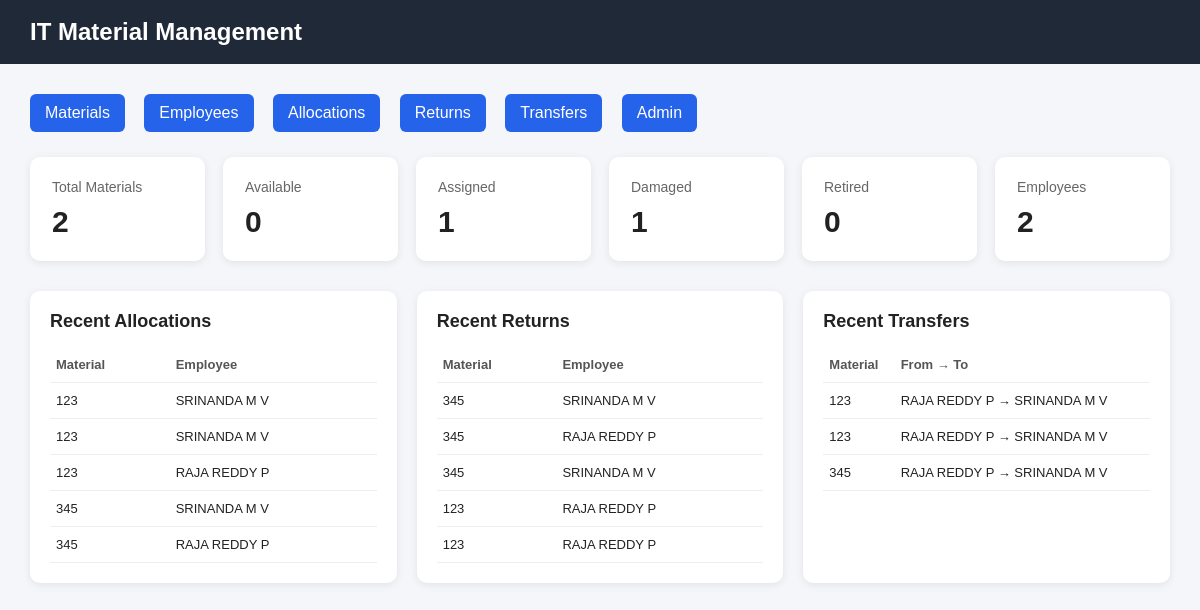
The page / on the database its author committed.
### inventory/models.py (models this page shows, shortened)
class AssetAllocation(models.Model):
    STATUS_CHOICES = [
        ("ALLOCATED", "Allocated"),
        ("RETURNED", "Returned"),
    ]
    material = models.ForeignKey(
        Material,
        on_delete=models.PROTECT,
        related_name="allocations"
    )
    employee = models.ForeignKey(
        Employee,
        on_delete=models.PROTECT,
        related_name="asset_allocations"
    )
    allocation_date = models.DateField()
    location = models.CharField(max_length=100, blank=True)
    remarks = models.TextField(blank=True)
    status = models.CharField(
        max_length=20,
        choices=STATUS_CHOICES,
        default="ALLOCATED"
    )
    created_at = models.DateTimeField(auto_now_add=True)
    updated_at = models.DateTimeField(auto_now=True)

class Material(models.Model):
    MATERIAL_TYPES = [
        ("ASSET", "Asset"),
        ("CONSUMABLE", "Consumable"),
    ]
    STATUS_CHOICES = [
        ("AVAILABLE", "Available"),
        ("ASSIGNED", "Assigned"),
        ("DAMAGED", "Damaged"),
        ("RETIRED", "Retired"),
    ]
    CRITICALITY_CHOICES = [
        ("LOW", "Low"),
        ("MEDIUM", "Medium"),
        ("HIGH", "High"),
        ("CRITICAL", "Critical"),
    ]
    CONDITION_CHOICES = [
        ("NEW", "New"),
        ("GOOD", "Good"),
        ("FAIR", "Fair"),
        ("DAMAGED", "Damaged"),
    ]
    material_code = models.CharField(max_length=50, unique=True)
    material_name = models.CharField(max_length=200)
    category = models.CharField(max_length=100)
    brand = models.CharField(max_length=100, blank=True)
    model = models.CharField(max_length=100, blank=True)
    serial_number = models.CharField(
        max_length=100,
        blank=True
    )
    data_port_no = models.CharField(
        max_length=100,
        blank=True
    )
    processor = models.CharField(
        max_length=200,
        blank=True
    )
    ram = models.CharField(
        max_length=50,
        blank=True
    )
    storage = models.CharField(
        max_length=100,
        blank=True
    )
    project_manager = models.CharField(
        max_length=200,
        blank=True
    )
    company_name = models.CharField(
        max_length=200,
        blank=True
    )
    operating_system = models.CharField(
        max_length=100,
        blank=True
    )
    oem = models.CharField(
        max_length=100,
        blank=True
    )
    cpu_asset_no = models.CharField(
        max_length=100,
        blank=True
    )
    location = models.CharField(
        max_length=100,
        blank=True
    )
    criticality = models.CharField(
        max_length=20,
        choices=CRITICALITY_CHOICES,
        default="MEDIUM"
    )
    customer_data = models.BooleanField(
        default=False
    )
    material_type = models.CharField(
        max_length=20,
        choices=MATERIAL_TYPES,
        default="ASSET"
    )
    unit = models.CharField(
        max_length=20,
        default="PCS"
    )
    purchase_date = models.DateField(
        null=True,
        blank=True
    )
    purchase_price = models.DecimalField(
        max_digits=12,
        decimal_places=2,
        default=0
    )
    vendor = models.CharField(
        max_length=200,
        blank=True
    )
    invoice_number = models.CharField(
        max_length=100,
        blank=True
    )
    po_number = models.CharField(
        max_length=100,
        blank=True
    )
    warranty_months = models.PositiveIntegerField(
        default=0
    )
    condition = models.CharField(
        max_length=20,
        choices=CONDITION_CHOICES,
        default="GOOD"
    )
    status = models.CharField(
        max_length=20,
        choices=STATUS_CHOICES,
        default="AVAILABLE"
    )
    remarks = models.TextField(
        blank=True
    )
    active = models.BooleanField(
        default=True
    )
    created_at = models.DateTimeField(
        auto_now_add=True
    )
    updated_at = models.DateTimeField(
        auto_now=True
    )

class Employee(models.Model):
    STATUS_CHOICES = [
        ("ACTIVE", "Active"),
        ("INACTIVE", "Inactive"),
    ]
    employee_id = models.CharField(max_length=50, unique=True)
    employee_name = models.CharField(max_length=200)
    department = models.CharField(max_length=100, blank=True)
    designation = models.CharField(max_length=100, blank=True)
    company = models.CharField(max_length=200, blank=True)
    location = models.CharField(max_length=100, blank=True)
    email = models.EmailField(blank=True)
    mobile = models.CharField(max_length=20, blank=True)
    status = models.CharField(
        max_length=20,
        choices=STATUS_CHOICES,
        default="ACTIVE"
    )
    created_at = models.DateTimeField(auto_now_add=True)
    updated_at = models.DateTimeField(auto_now=True)

class AssetReturn(models.Model):
    RETURN_CONDITION_CHOICES = [
        ("GOOD", "Good"),
        ("DAMAGED", "Damaged"),
    ]
    allocation = models.ForeignKey(
        AssetAllocation,
        on_delete=models.PROTECT,
        related_name="returns"
    )
    return_date = models.DateField()
    condition = models.CharField(
        max_length=20,
        choices=RETURN_CONDITION_CHOICES,
        default="GOOD"
    )
    remarks = models.TextField(blank=True)
    created_at = models.DateTimeField(auto_now_add=True)

class AssetTransfer(models.Model):
    material = models.ForeignKey(
        Material,
        on_delete=models.PROTECT,
        related_name="transfers"
    )
    from_employee = models.ForeignKey(
        Employee,
        on_delete=models.PROTECT,
        related_name="transfers_from"
    )
    to_employee = models.ForeignKey(
        Employee,
        on_delete=models.PROTECT,
        related_name="transfers_to"
    )
    transfer_date = models.DateField()
    from_location = models.CharField(max_length=100, blank=True)
    to_location = models.CharField(max_length=100, blank=True)
    remarks = models.TextField(blank=True)
    created_at = models.DateTimeField(auto_now_add=True)

### inventory/views.py (the view)
# urls.py: path("", dashboard, name="dashboard"),
def dashboard(request):
    materials = Material.objects.filter(active=True)
    context = {
        "total_materials": materials.count(),
        "available_materials": materials.filter(
            status="AVAILABLE"
        ).count(),
        "assigned_materials": materials.filter(
            status="ASSIGNED"
        ).count(),
        "damaged_materials": materials.filter(
            status="DAMAGED"
        ).count(),
        "retired_materials": materials.filter(
            status="RETIRED"
        ).count(),
        "total_employees": Employee.objects.filter(
            status="ACTIVE"
        ).count(),
        "recent_allocations": AssetAllocation.objects.select_related(
            "material",
            "employee"
        ).order_by("-created_at")[:5],
        "recent_returns": AssetReturn.objects.select_related(
            "allocation__material",
            "allocation__employee"
        ).order_by("-created_at")[:5],
        "recent_transfers": AssetTransfer.objects.select_related(
            "material",
            "from_employee",
            "to_employee"
        ).order_by("-created_at")[:5],
    }
    return render(
        request,
        "inventory/dashboard.html",
        context
    )

### inventory/templates/inventory/dashboard.html (shortened to what this page needs)
<!DOCTYPE html>
<html lang="en">
<head>
</head>
<body>
<div class="header">
    IT Material Management
</div>
<div class="container">
    <div class="menu">
        <a href="/admin/inventory/material/">Materials</a>
        <a href="/admin/inventory/employee/">Employees</a>
        <a href="/admin/inventory/assetallocation/">Allocations</a>
        <a href="/admin/inventory/assetreturn/">Returns</a>
        <a href="/admin/inventory/assettransfer/">Transfers</a>
        <a href="/admin/">Admin</a>
    </div>
    <div class="cards">
        <div class="card">
            <div class="card-title">Total Materials</div>
            <div class="card-number">{{ total_materials }}</div>
        </div>
        <div class="card">
            <div class="card-title">Available</div>
            <div class="card-number">{{ available_materials }}</div>
        </div>
        <div class="card">
            <div class="card-title">Assigned</div>
            <div class="card-number">{{ assigned_materials }}</div>
        </div>
        <div class="card">
            <div class="card-title">Damaged</div>
            <div class="card-number">{{ damaged_materials }}</div>
        </div>
        <div class="card">
            <div class="card-title">Retired</div>
            <div class="card-number">{{ retired_materials }}</div>
        </div>
        <div class="card">
            <div class="card-title">Employees</div>
            <div class="card-number">{{ total_employees }}</div>
        </div>
    </div>
    <div class="sections">
        <div class="section">
            <h2>Recent Allocations</h2>
            <table>
                <tr>
                    <th>Material</th>
                    <th>Employee</th>
                </tr>
                {% for allocation in recent_allocations %}
                <tr>
                    <td>{{ allocation.material.material_code }}</td>
                    <td>{{ allocation.employee.employee_name }}</td>
                </tr>
                {% empty %}
                <tr>
                    <td colspan="2">No allocations found</td>
                </tr>
                {% endfor %}
            </table>
        </div>
        <div class="section">
            <h2>Recent Returns</h2>
            <table>
                <tr>
                    <th>Material</th>
                    <th>Employee</th>
                </tr>
                {% for item in recent_returns %}
                <tr>
                    <td>{{ item.allocation.material.material_code }}</td>
                    <td>{{ item.allocation.employee.employee_name }}</td>
                </tr>
                {% empty %}
                <tr>
                    <td colspan="2">No returns found</td>
                </tr>
                {% endfor %}
            </table>
        </div>
        <div class="section">
            <h2>Recent Transfers</h2>
            <table>
                <tr>
                    <th>Material</th>
                    <th>From → To</th>
                </tr>
                {% for transfer in recent_transfers %}
                <tr>
                    <td>{{ transfer.material.material_code }}</td>
                    <td>
                        {{ transfer.from_employee.employee_name }}
                        →
                        {{ transfer.to_employee.employee_name }}
                    </td>
                </tr>
                {% empty %}
                <tr>
                    <td colspan="2">No transfers found</td>
                </tr>
                {% endfor %}
            </table>
        </div>
    </div>
</div>
</body>
</html>

### inventory/templates/inventory/dashboard.html (style rules this page uses)
* { box-sizing: border-box; }
body { margin: 0; font-family: Arial, Helvetica, sans-serif; background: #f4f6f9; color: #222; }
.header { background: #1f2937; color: white; padding: 18px 30px; font-size: 24px; font-weight: bold; }
.container { padding: 30px; }
.cards { display: grid; grid-template-columns: repeat(6, 1fr); gap: 18px; margin-bottom: 30px; }
.card { background: white; padding: 22px; border-radius: 10px; box-shadow: 0 2px 8px rgba(0,0,0,0.08); }
.card-title { font-size: 14px; color: #666; margin-bottom: 10px; }
.card-number { font-size: 30px; font-weight: bold; }
.sections { display: grid; grid-template-columns: repeat(3, 1fr); gap: 20px; }
.section { background: white; padding: 20px; border-radius: 10px; box-shadow: 0 2px 8px rgba(0,0,0,0.08); }
.section h2 { margin-top: 0; font-size: 18px; }
table { width: 100%; border-collapse: collapse; }
th, td { padding: 10px 6px; border-bottom: 1px solid #eee; text-align: left; font-size: 13px; }
th { color: #555; }
.menu { margin-bottom: 25px; }
.menu a { display: inline-block; margin-right: 15px; padding: 10px 15px; background: #2563eb; color: white; text-decoration: none; border-radius: 6px; }

### rows shown on the page
AssetAllocation: material.material_code "123", employee.employee_name "SRINANDA M V"
AssetAllocation: material.material_code "123", employee.employee_name "SRINANDA M V"
AssetAllocation: material.material_code "123", employee.employee_name "RAJA REDDY P"
AssetAllocation: material.material_code "345", employee.employee_name "SRINANDA M V"
AssetAllocation: material.material_code "345", employee.employee_name "RAJA REDDY P"
AssetReturn: allocation.material.material_code "345", allocation.employee.employee_name "SRINANDA M V"
AssetReturn: allocation.material.material_code "345", allocation.employee.employee_name "RAJA REDDY P"
AssetReturn: allocation.material.material_code "345", allocation.employee.employee_name "SRINANDA M V"
AssetReturn: allocation.material.material_code "123", allocation.employee.employee_name "RAJA REDDY P"
AssetReturn: allocation.material.material_code "123", allocation.employee.employee_name "RAJA REDDY P"

### other values the page prints
{{ total_materials }} "2"
{{ available_materials }} "0"
{{ assigned_materials }} "1"
{{ damaged_materials }} "1"
{{ retired_materials }} "0"
{{ total_employees }} "2"
